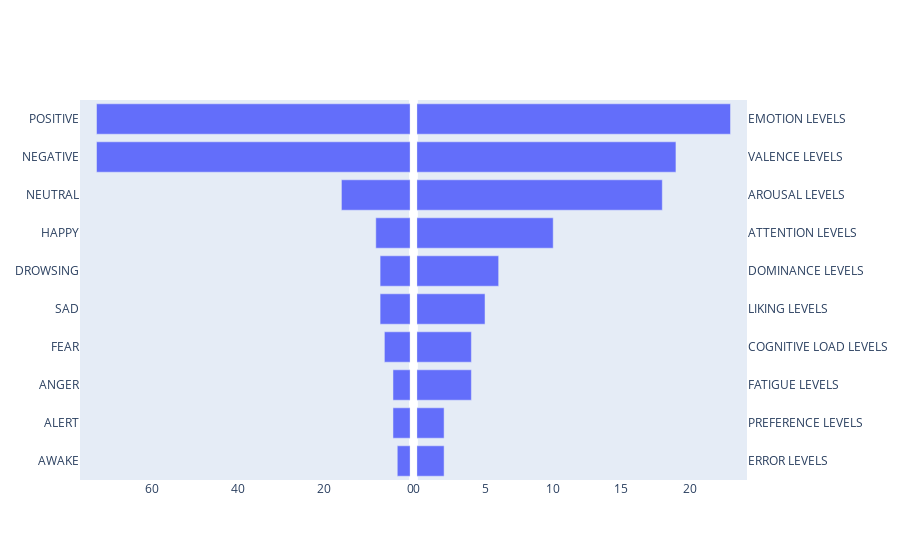

The code cell stored with this chart in its notebook:
### Code cell
import plotly.graph_objects as go
from plotly.subplots import make_subplots

emotion_plot =emotions.value_counts().reset_index()[:10]
class_plot = classes_levels.value_counts().reset_index()[:10]
fig = make_subplots(rows=1, cols=2, horizontal_spacing=0.01,)

fig.add_trace(go.Bar(y=emotion_plot['index'], 
                     x=emotion_plot['count'],
                     orientation='h',
                     marker_color='rgb(99, 110, 250)'),  row=1, col=1)
fig.add_trace(go.Bar(y=class_plot['index'], 
                     x=class_plot['count'],
                     orientation='h',
                     marker_color='rgb(99, 110, 250)'),  row=1, col=2)
fig.update_xaxes(showgrid=False, autorange='reversed', row=1, col=1)
fig.update_yaxes(showgrid=False, autorange='reversed')

fig.update_yaxes(showgrid=False, side='right', row=1, col=2)
fig.update_xaxes(showgrid=False, row=1, col=2)

fig.update_layout(showlegend=False
)

#fig.update_yaxes({'categoryorder':'total ascending'})
fig.show()

#emotions.value_counts()
#classes_levels.value_counts()

### Figure 1 — Plotly figure (JSON) as saved in the notebook; plotly's stock layout.template omitted (floating-point values rounded to 4 significant figures)
{"data": [{"marker": {"color": "rgb(99, 110, 250)"}, "orientation": "h", "type": "bar", "x": [73, 73, 16, 8, 7, 7, 6, 4, 4, 3], "xaxis": "x", "y": ["POSITIVE", "NEGATIVE", "NEUTRAL", "HAPPY", "DROWSING", "SAD", "FEAR", "ANGER", "ALERT", "AWAKE"], "yaxis": "y"}, {"marker": {"color": "rgb(99, 110, 250)"}, "orientation": "h", "type": "bar", "x": [23, 19, 18, 10, 6, 5, 4, 4, 2, 2], "xaxis": "x2", "y": ["EMOTION LEVELS", "VALENCE LEVELS", "AROUSAL LEVELS", "ATTENTION LEVELS", "DOMINANCE LEVELS", "LIKING LEVELS", "COGNITIVE LOAD LEVELS", "FATIGUE LEVELS", "PREFERENCE LEVELS", "ERROR LEVELS"], "yaxis": "y2"}], "layout": {"showlegend": false, "xaxis": {"anchor": "y", "autorange": "reversed", "domain": [0, 0.495], "showgrid": false}, "xaxis2": {"anchor": "y2", "domain": [0.505, 1], "showgrid": false}, "yaxis": {"anchor": "x", "autorange": "reversed", "domain": [0, 1], "showgrid": false}, "yaxis2": {"anchor": "x2", "autorange": "reversed", "domain": [0, 1], "showgrid": false, "side": "right"}}}
